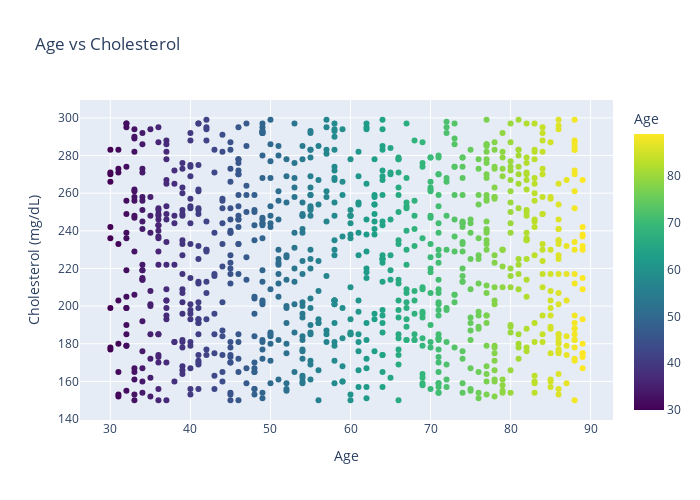

Notebook source saved alongside this figure:
### Code cell
fig = px.scatter(
    data,
    x='Age',
    y='Cholesterol (mg/dL)',
    color='Age',  
    color_continuous_scale='Viridis',  
    title='Age vs Cholesterol',
    labels={'Age': 'Age', 'Cholesterol (mg/dL)': 'Cholesterol (mg/dL)', 'Age': 'Age'}
)

fig.update_layout(width=700, height=500)

fig.show()

### Figure 1 — Plotly figure (JSON) as saved in the notebook; plotly's stock layout.template omitted (floating-point values rounded to 4 significant figures; data arrays with more than 128 entries replaced by an {"elided": "..."} marker saying what was removed)
{"data": [{"hovertemplate": "Age=%{marker.color}<br>Cholesterol (mg/dL)=%{y}<extra></extra>", "legendgroup": "", "marker": {"color": {"elided": "1000 int values"}, "coloraxis": "coloraxis", "symbol": "circle"}, "mode": "markers", "name": "", "orientation": "v", "showlegend": false, "type": "scatter", "x": {"elided": "1000 int values"}, "xaxis": "x", "y": {"elided": "1000 int values"}, "yaxis": "y"}], "layout": {"coloraxis": {"colorbar": {"title": {"text": "Age"}}, "colorscale": [[0, "#440154"], [0.1111, "#482878"], [0.2222, "#3e4989"], [0.3333, "#31688e"], [0.4444, "#26828e"], [0.5556, "#1f9e89"], [0.6667, "#35b779"], [0.7778, "#6ece58"], [0.8889, "#b5de2b"], [1, "#fde725"]]}, "height": 500, "legend": {"tracegroupgap": 0}, "title": {"text": "Age vs Cholesterol"}, "width": 700, "xaxis": {"anchor": "y", "domain": [0, 1], "title": {"text": "Age"}}, "yaxis": {"anchor": "x", "domain": [0, 1], "title": {"text": "Cholesterol (mg/dL)"}}}}
